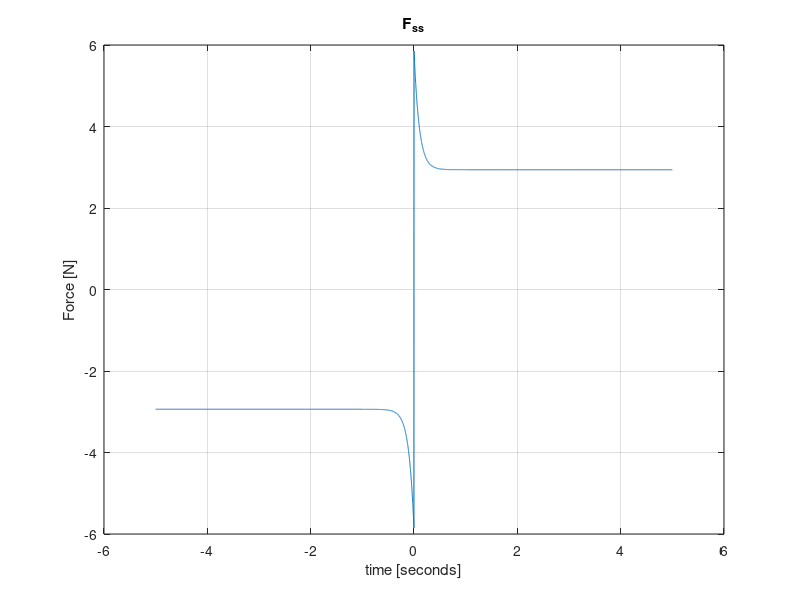

This figure's MATLAB source:
%LuGre model parameters
m=1;
k=2;
alpha=1;
sigma0=2900;%3.9e4;
sigma1=107;%395;
sigma2=0;
Fc=2.94;
Fs=5.88;
vs=0.1;%0.01;

g=@(v)(Fc+(Fs-Fc)*exp((-abs(v/vs)).^alpha));
f=@(v)sigma2*v;
Fss=@(v)g(v).*sign(v)+f(v);

t=-5:0.001:5;
plot(t,Fss(t))
xlabel('time [seconds]')
ylabel("Force [N]")
title('F_{ss}')
grid on;


%%
Ac=[0 1; 0 0];
Bc=[0;1];
Kstfb=[place(Ac,Bc,[-35,-30]),0]